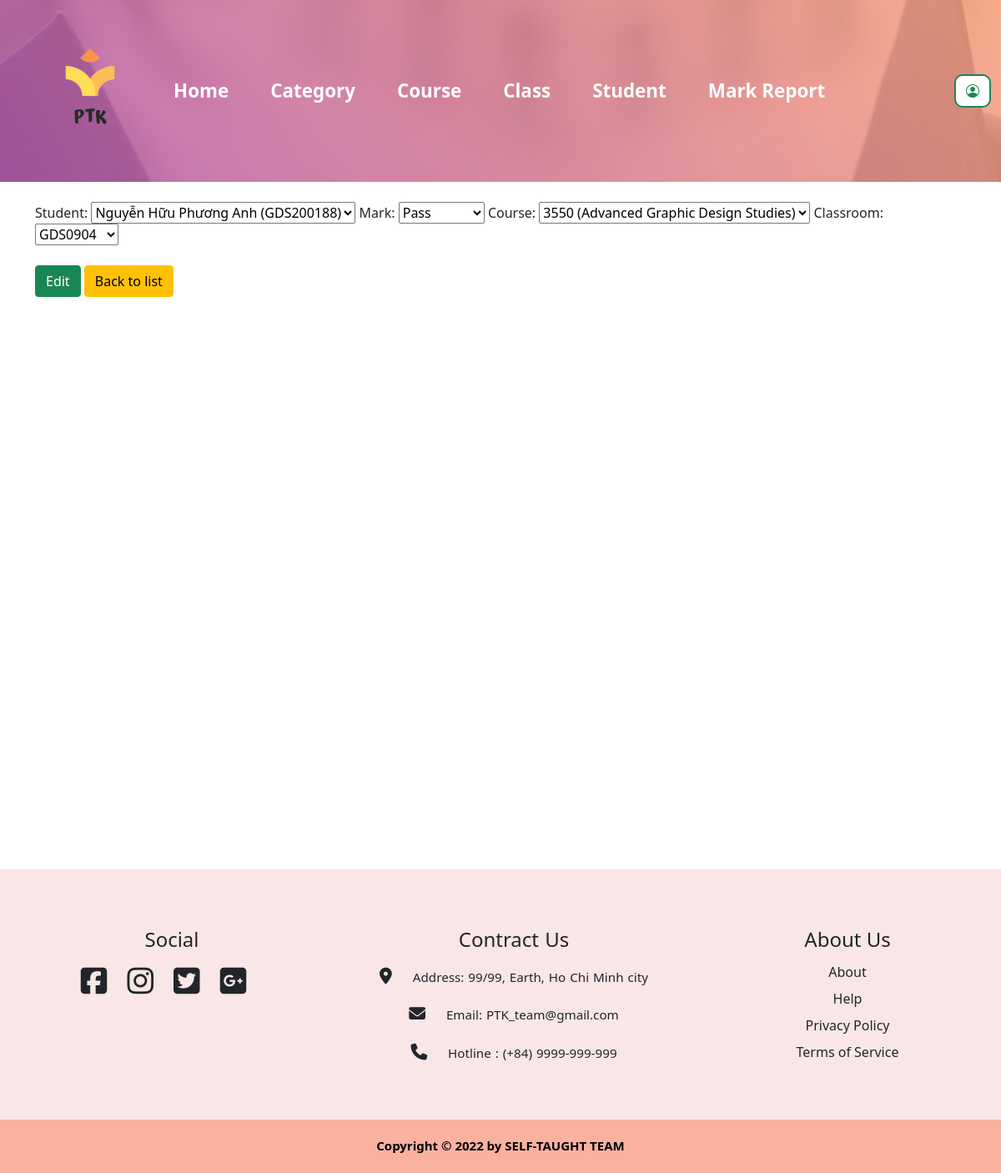
/student/result/edit/7 (signed in), run on the app's committed database.
### student/models.py (models this page shows, shortened)
class Result(models.Model):
    student = models.ForeignKey(Student, on_delete=models.CASCADE)
    mark = models.CharField(max_length=20)
    course = models.ForeignKey(Course, on_delete=models.CASCADE)
    classroom = models.ForeignKey(ClassRoom, on_delete=models.CASCADE)

### student/views.py (the view, shortened to what this page needs)
# urls.py: path("result/edit/<int:id>", views.result_edit),
@login_required(login_url="../../student/login")
def result_edit(request, id):
    result = Result.objects.get(id=id)
    form = ResultForm(request.POST or None, instance=result)
    context = {"form": form}
    return render(request, "student/result/result_edit.html", context)

### student/forms.py
class ResultForm(forms.ModelForm):
    class Meta:
        model = Result
        fields = "__all__"
        widgets = {
            "student_name": forms.TextInput(
                attrs={
                    "class": "form-control border-success mt-1 mb-4",
                    "placeholder": "Please enter name...",
                    "id": "student_name",
                },
            ),
            "mark": forms.Select(
                choices={
                    ('Distinction', 'Distinction'),
                    ('Merit', 'Merit'),
                    ('Pass', 'Pass'),
                }
            ),
            "course_name": forms.Select(
                attrs={
                    "class": "form-select border-success mt-1 mb-4",
                    "id": "course_name",
                },
            ),
            "classroom_name": forms.Select(
                attrs={
                    "class": "form-select border-success mt-1 mb-4",
                    "id": "classroom_name",
                },
            ),
        }

### course/models.py (called while the page is built)
    def __str__(self):
        return self.code + " (" + self.name_en + ")"

    def __str__(self):
        return self.name

### student/models.py (called while the page is built)
    def __str__(self):
        return self.name + " (" + self.student_code + ")"

### student/templates/student/result/result_edit.html (shortened to what this page needs)
{% extends 'base.html' %}
{% load static %}
{% block content %}
<link rel="stylesheet" href="{% static 'css/style.css' %}">
<form method="POST">
    {{form}}
    <div class="mt-4">
        <button class="btn btn-success" type="submit">Edit</button>
        <a class="btn btn-warning" href="back_to_resultlist">Back to list</a>
    </div>
</form>
{% endblock content %}

### data on the page
Result: student "Nguyễn Hữu Phương Anh (GDS200188)", mark "Pass", course "3550 (Advanced Graphic Design Studies)", classroom "GDS0904"
